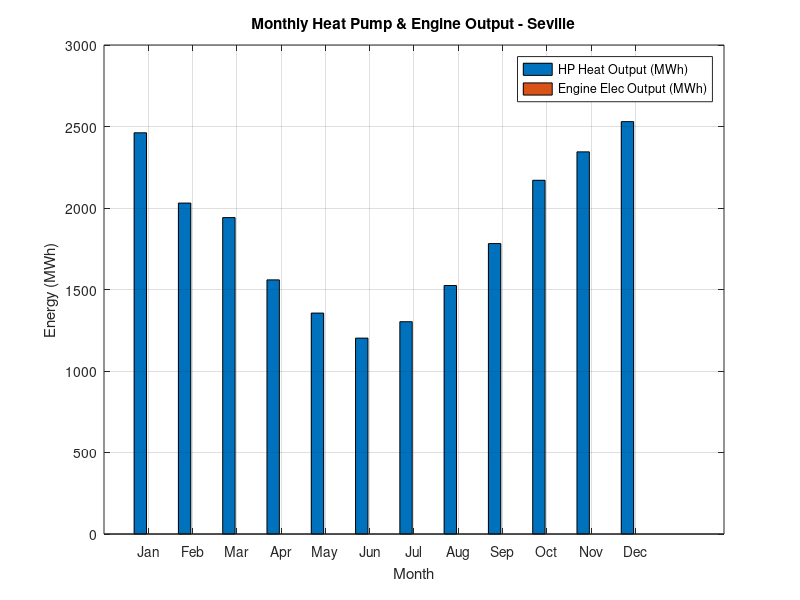
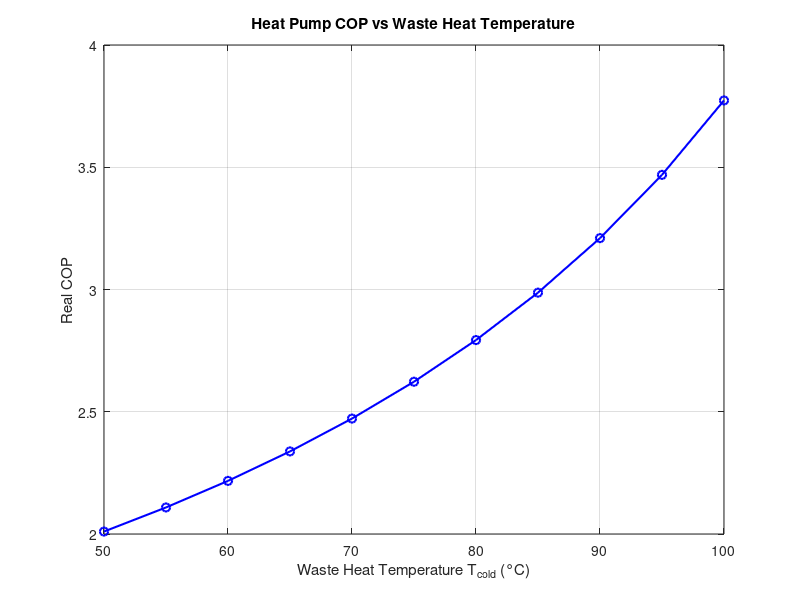
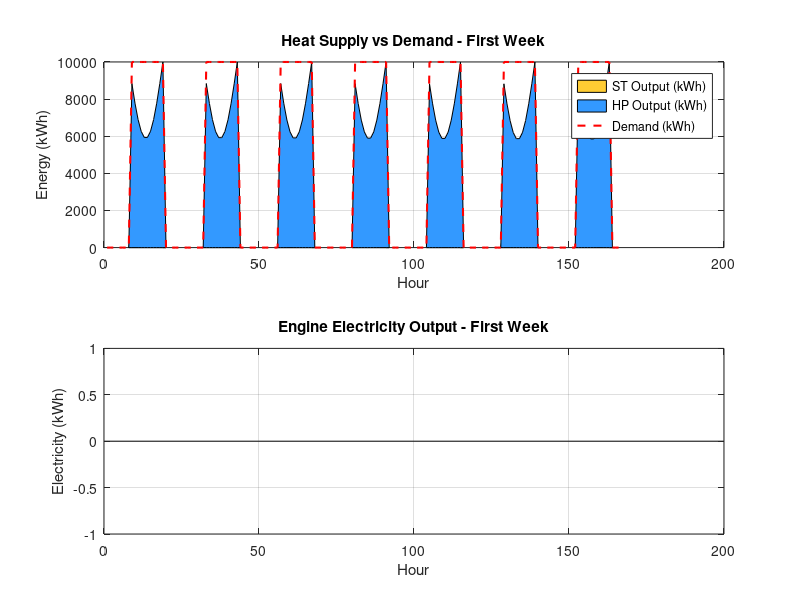

Write the MATLAB code that produced these figures, in order.
%% ========================================================
%  Heat Pump & Heat Engine Modelling
%  Seville, Spain
%  Inputs: ST hourly output from ST module
%% ========================================================

clc; clear; close all;

%% ── 1. PARAMETERS 系统参数 ───────────────────────────────

% Temperature settings 温度设定
T_hot_HP  = 157 + 273.15;   % Heat pump output temp [K] 热泵出口温度
T_cold_HP = 70  + 273.15;   % Heat pump input (waste heat) [K] 废热温度
T_hot_HE  = 157 + 273.15;   % Heat engine hot side [K] 热机高温侧
T_cold_HE = 30  + 273.15;   % Heat engine cold side (ambient) [K] 冷侧

% Carnot efficiency correction factor
% (real systems achieve ~40-50% of Carnot)
epsilon_HP = 0.5;           % Heat pump Carnot correction 热泵修正系数
epsilon_HE = 0.2;           % Heat engine Carnot correction 热机修正系数

% Industrial demand 工业热需求
P_demand   = 10e6;           % need ST peak thermal power
t_op       = 10;             % Operating hours per day [h]

% Waste heat availability 废热参数
Q_waste_max = 5e6;           % Max available waste heat [W] = 5 MW
                             % (adjust based on project spec)

%% ── 2. CALCULATE COP AND EFFICIENCY ─────────────────────

% Heat Pump COP
COP_carnot = T_hot_HP / (T_hot_HP - T_cold_HP);
COP_real   = epsilon_HP * COP_carnot;

% Heat Engine efficiency
eta_carnot = 1 - T_cold_HE / T_hot_HE;
eta_real   = epsilon_HE * eta_carnot;

fprintf('=== Theoretical Performance ===\n');
fprintf('HP Carnot COP:       %.2f\n', COP_carnot);
fprintf('HP Real COP:         %.2f\n', COP_real);
fprintf('Engine Carnot eta:   %.2f%%\n', eta_carnot*100);
fprintf('Engine Real eta:     %.2f%%\n', eta_real*100);
fprintf('================================\n\n');

%% ── 3. LOAD ST OUTPUT 读取ST模块输出 ─────────────────────
%
% Q_ST_hourly should come from your ST simulation (8760 values)
% If not available yet, generate a simplified estimate:

% Option A: Load from ST module output
% load('ST_output.mat', 'Q_hourly');
% Q_ST_hourly = Q_hourly;   % [Wh per hour]

% Option B: Simplified sinusoidal estimate (placeholder)
% Replace this with real ST output when available
t_vec = (1:8760)';
Q_ST_peak = 10.1e6;         % Peak ST output from ST sizing [W]
Q_ST_hourly = zeros(8760,1);
for i = 1:8760
    hour_of_day = mod(i-1, 24);
    day_of_year = floor((i-1)/24) + 1;
    % Solar availability: 7am-6pm, seasonal variation
    if hour_of_day >= 7 && hour_of_day <= 18
        solar_hour  = sin(pi*(hour_of_day-7)/11);
        seasonal    = 0.7 + 0.3*sin(2*pi*(day_of_year-80)/365);
        Q_ST_hourly(i) = Q_ST_peak * solar_hour * seasonal;
    end
end
% Convert to Wh (already per-hour values)

% Build hourly demand profile (only during operating hours)
Q_demand_hourly = zeros(8760, 1);
for i = 1:8760
    hour_of_day = mod(i-1, 24);
    % Operating schedule: 8am-6pm (adjust to your project)
    if hour_of_day >= 8 && hour_of_day <= 18
        Q_demand_hourly(i) = P_demand;   % [W]
    end
end

%% ── 4. HOURLY SIMULATION 逐时仿真 ────────────────────────

% Output arrays
Q_HP_hourly     = zeros(8760, 1);   % Heat pump heat output [Wh]
W_elec_hourly   = zeros(8760, 1);   % Heat pump electricity input [Wh]
Q_waste_hourly  = zeros(8760, 1);   % Waste heat consumed by HP [Wh]
W_engine_hourly = zeros(8760, 1);   % Heat engine electricity output [Wh]
Q_excess_hourly = zeros(8760, 1);   % Excess ST heat to engine [Wh]
Q_reject_hourly = zeros(8760, 1);   % Engine heat rejection [Wh]

for t = 1:8760

    Q_ST  = Q_ST_hourly(t);       % ST output this hour [Wh]
    Q_dem = Q_demand_hourly(t);   % Demand this hour [Wh]

    if Q_dem == 0
        % No demand (outside operating hours)
        continue
    end

    if Q_ST < Q_dem
        %% ── HEAT PUMP MODE 热泵模式 ──────────────────────
        % ST not enough → heat pump covers the gap

        Q_gap = Q_dem - Q_ST;           % Heat gap to fill [Wh]

        % Check waste heat availability
        Q_waste_avail = min(Q_waste_max, Q_gap * (1 - 1/COP_real));

        % Heat pump output
        Q_HP = COP_real * (Q_gap / COP_real) * COP_real;
        % Simplified: HP needs to produce Q_gap
        Q_HP = Q_gap;

        % Electricity consumed by heat pump
        W_elec = Q_HP / COP_real;

        % Waste heat consumed
        Q_waste_used = Q_HP - W_elec;

        % Store results
        Q_HP_hourly(t)    = Q_HP;
        W_elec_hourly(t)  = W_elec;
        Q_waste_hourly(t) = Q_waste_used;

    else
        %% ── HEAT ENGINE MODE 热机模式 ────────────────────
        % ST excess → heat engine generates electricity

        Q_excess = Q_ST - Q_dem;        % Excess heat [Wh]

        % Engine electricity output
        W_out    = eta_real * Q_excess;

        % Heat rejected to cold side
        Q_reject = Q_excess - W_out;

        % Store results
        Q_excess_hourly(t) = Q_excess;
        W_engine_hourly(t) = W_out;
        Q_reject_hourly(t) = Q_reject;
    end
end

%% ── 5. ANNUAL RESULTS 年度结果 ───────────────────────────

% Heat Pump results
E_HP_heat_MWh  = sum(Q_HP_hourly)    / 1e6;   % Annual heat from HP [MWh]
E_HP_elec_MWh  = sum(W_elec_hourly)  / 1e6;   % Annual electricity to HP [MWh]
E_waste_MWh    = sum(Q_waste_hourly) / 1e6;   % Annual waste heat used [MWh]

% Heat Engine results
E_engine_MWh   = sum(W_engine_hourly) / 1e6;  % Annual electricity generated [MWh]
E_excess_MWh   = sum(Q_excess_hourly) / 1e6;  % Annual excess ST heat [MWh]
E_reject_MWh   = sum(Q_reject_hourly) / 1e6;  % Annual heat rejected [MWh]

% Hours of operation
HP_hours     = sum(Q_HP_hourly > 0);
engine_hours = sum(W_engine_hourly > 0);

fprintf('=== Annual Results ===\n\n');
fprintf('-- Heat Pump --\n');
fprintf('Heat output:          %.1f MWh/year\n', E_HP_heat_MWh);
fprintf('Electricity input:    %.1f MWh/year\n', E_HP_elec_MWh);
fprintf('Waste heat used:      %.1f MWh/year\n', E_waste_MWh);
fprintf('Operating hours:      %d h/year\n',     HP_hours);
fprintf('Effective COP:        %.2f\n\n',         E_HP_heat_MWh/E_HP_elec_MWh);

fprintf('-- Heat Engine --\n');
fprintf('Electricity generated: %.1f MWh/year\n', E_engine_MWh);
fprintf('Excess heat input:     %.1f MWh/year\n', E_excess_MWh);
fprintf('Heat rejected:         %.1f MWh/year\n', E_reject_MWh);
fprintf('Operating hours:       %d h/year\n',     engine_hours);
fprintf('======================\n');

%% ── 6. MONTHLY BREAKDOWN 逐月分布 ────────────────────────

days_per_month  = [31,28,31,30,31,30,31,31,30,31,30,31];
hours_per_month = days_per_month * 24;
E_HP_monthly     = zeros(12,1);
E_engine_monthly = zeros(12,1);
h = 1;
for m = 1:12
    idx = h : h + hours_per_month(m) - 1;
    E_HP_monthly(m)     = sum(Q_HP_hourly(idx))     / 1e6;
    E_engine_monthly(m) = sum(W_engine_hourly(idx)) / 1e6;
    h = h + hours_per_month(m);
end

%% ── 7. PLOTS 画图 ────────────────────────────────────────

months = {'Jan','Feb','Mar','Apr','May','Jun',...
          'Jul','Aug','Sep','Oct','Nov','Dec'};

% Plot 1: Monthly HP heat output vs Engine electricity output
figure('Name','Monthly HP and Engine Output');
bar(1:12, [E_HP_monthly, E_engine_monthly]);
legend('HP Heat Output (MWh)', 'Engine Elec Output (MWh)');
xlabel('Month'); ylabel('Energy (MWh)');
title('Monthly Heat Pump & Engine Output - Seville');
xticklabels(months); grid on;

% Plot 2: COP sensitivity to temperature
figure('Name','COP vs Temperature');
T_cold_range = 50:5:100;
COP_curve    = epsilon_HP * T_hot_HP ./ (T_hot_HP - (T_cold_range+273.15));
plot(T_cold_range, COP_curve, 'b-o', 'LineWidth', 1.5);
xlabel('Waste Heat Temperature T_{cold} (°C)');
ylabel('Real COP');
title('Heat Pump COP vs Waste Heat Temperature');
grid on;

% Plot 3: Sample week hourly operation
figure('Name','Sample Week Operation');
t_sample = 1:168;   % first week
subplot(2,1,1);
area(t_sample, Q_ST_hourly(t_sample)/1e3, 'FaceColor',[1 0.8 0.2]);
hold on;
area(t_sample, Q_HP_hourly(t_sample)/1e3, 'FaceColor',[0.2 0.6 1]);
plot(t_sample, Q_demand_hourly(t_sample)/1e3, 'r--','LineWidth',1.5);
legend('ST Output (kWh)','HP Output (kWh)','Demand (kWh)');
xlabel('Hour'); ylabel('Energy (kWh)');
title('Heat Supply vs Demand - First Week');
grid on;

subplot(2,1,2);
bar(t_sample, W_engine_hourly(t_sample)/1e3, 'FaceColor',[0.2 0.8 0.4]);
xlabel('Hour'); ylabel('Electricity (kWh)');
title('Engine Electricity Output - First Week');
grid on;
